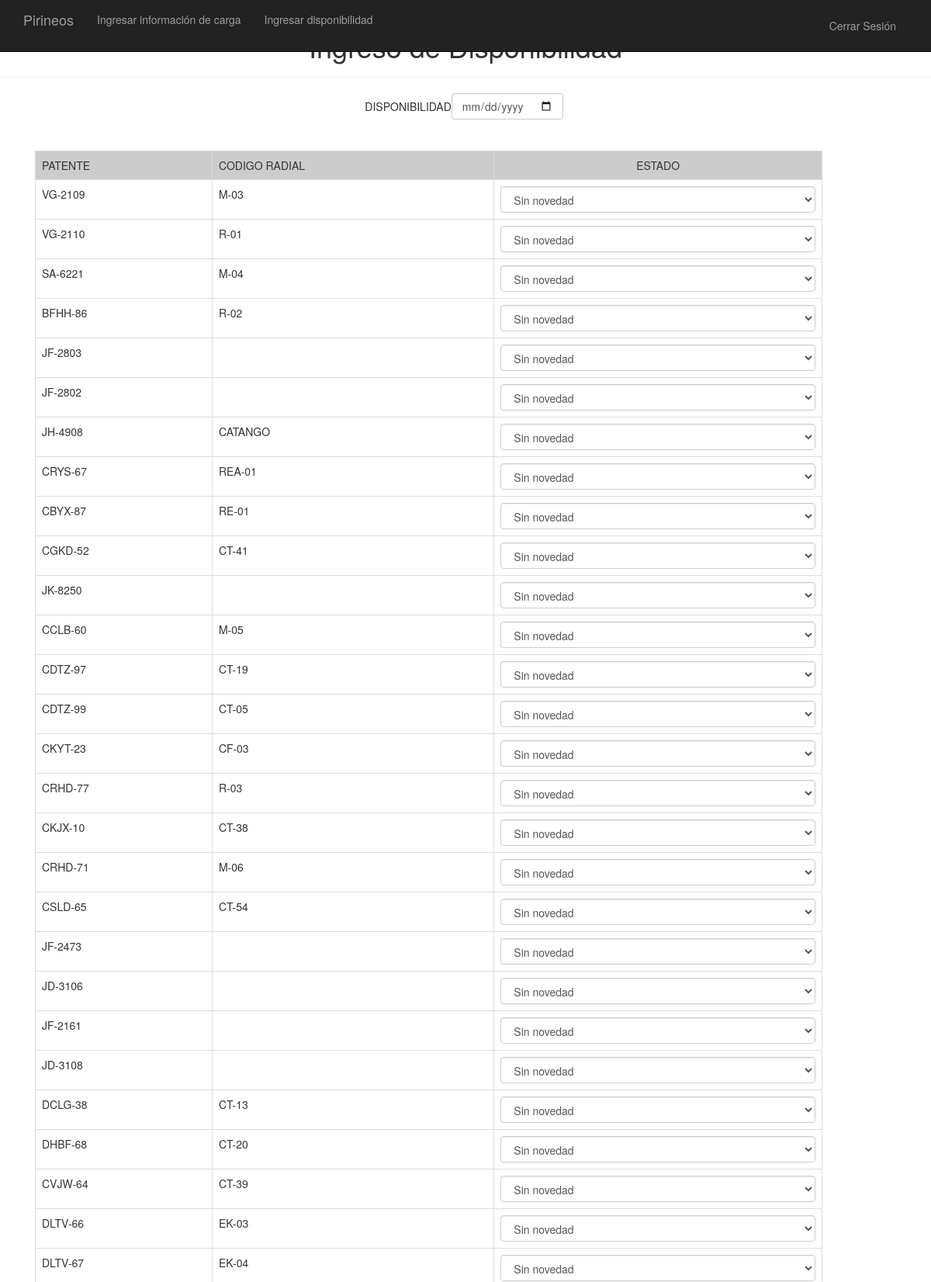
/ingresar_disponibilidad (signed in, upper part), run on the app's committed database.
### tables this page shows
CREATE TABLE 'equipos' (
  `Id` integer  auto_increment,
  `patente` varchar(50) ,
  `cod_radial` varchar(50)  ,
  `propietario` integer,
  `tipo_equipo` varchar(100) ,
  `marca` varchar(50) ,
  `modelo` varchar(50) ,
  `anio` integer ,
  `volumen` integer ,
  `valor_hora` double ,
  `miselaneo` varchar(50) ,
  `estado` integer ,
  `cons_hora` double ,
  `rend_km` double,
  PRIMARY KEY  (`Id`)
);

### inicio.py (the view)
@app.route('/ingresar_disponibilidad',methods=['GET','POST'])
def ingresar_disponibilidad():
    if 'username' in session:
        a = 0;
    else:
        return redirect('')
    import sqlite3
    conn = sqlite3.connect('pirineosBD.sqlite')
    c = conn.cursor()
    equipos = c.execute('SELECT Id,patente,cod_radial FROM  equipos WHERE tipo_equipo in (5,8,18,13,12,10,9,7)  AND estado = 0  ')
    return render_template('form_disponibilidad_equipos.html',equipos=equipos)

### templates/form_disponibilidad_equipos.html (shortened to what this page needs)
<!doctype html>
<html>
<head>
	<link href="http://getbootstrap.com/dist/css/bootstrap.min.css" rel="stylesheet">
    <link href="http://getbootstrap.com/examples/starter-template/starter-template.css" rel="stylesheet">
</head>
<body>
	<nav class="navbar navbar-inverse navbar-fixed-top">
      <div class="container">
        <div class="navbar-header">
         <a href="/index"class="navbar-brand">Pirineos</a>
        </div>
        <div id="navbar" class="collapse navbar-collapse">
          <ul class="nav navbar-nav">
            <li> <a href="/ingresar_carga">Ingresar información de carga</a></li>
            <li><a href="/ingresar_disponibilidad">Ingresar disponibilidad</a></li>
          </ul>
			<form class="navbar-form navbar-right">
				<ul class="nav navbar-nav">
				<li><a href="/salir">Cerrar Sesión</a></li>
			  </ul>
			</form>
        </div>
      </div>
	</nav>
<div class="page-header">
<h1><center>Ingreso de Disponibilidad</center></h1>
</div>
  <center><table id="tablaRequisitos">
	<tr>
		<td class="letra4">DISPONIBILIDAD</td>
		<td>
			<input type="date" name="x_fecha1" id="x_fecha1" class="form-control" >
		</td>
		<td>&nbsp;</td>
	</tr>
	<tr>
		<td class="titulo1">&nbsp;</td>
	</tr>
</table>
<form id="form_nuevo_disp" name="form_nuevo_disp" method="post" >
	<div class="container">
	<div class="col-md-11">
	<table id="tablaRegistros" BORDER="1" class="table table-bordered">
		<tr>
		   <td bgcolor="#CCCCCC">PATENTE</td>
		   <td bgcolor="#CCCCCC">CODIGO RADIAL</td>
		   <td align="center" bgcolor="#CCCCCC">ESTADO</td>
		</tr>
	{% for equipo in equipos %}
	<tr>
		  <td>{{ '%s' % equipo[1] }}</td>
		  <td>{{ '%s' % equipo[2] }}</td>
		  <td><select name="{{ '%s' % equipo[2] }}" class="form-control" id="{{ '%s' % equipo[2] }}" value="0">
			<option value="1">Sin novedad</option>
		  </select></td>
	</tr>
	{% endfor %}
	</table>
	</div>
		</div>
	<br>
</form>
<br>
<br>
</body>
</html>

### data on the page
equipos: patente "VG-2109", cod_radial "M-03", cod_radial "Sin novedad"
equipos: patente "VG-2110", cod_radial "R-01", cod_radial "Sin novedad"
equipos: patente "SA-6221", cod_radial "M-04", cod_radial "Sin novedad"
equipos: patente "BFHH-86", cod_radial "R-02", cod_radial "Sin novedad"
equipos: patente "JF-2803", cod_radial "Sin novedad"
equipos: patente "JF-2802", cod_radial "Sin novedad"
equipos: patente "JH-4908", cod_radial "CATANGO", cod_radial "Sin novedad"
equipos: patente "CRYS-67", cod_radial "REA-01", cod_radial "Sin novedad"
equipos: patente "CBYX-87", cod_radial "RE-01", cod_radial "Sin novedad"
equipos: patente "CGKD-52", cod_radial "CT-41", cod_radial "Sin novedad"
equipos: patente "JK-8250", cod_radial "Sin novedad"
equipos: patente "CCLB-60", cod_radial "M-05", cod_radial "Sin novedad"
equipos: patente "CDTZ-97", cod_radial "CT-19", cod_radial "Sin novedad"
equipos: patente "CDTZ-99", cod_radial "CT-05", cod_radial "Sin novedad"
equipos: patente "CKYT-23", cod_radial "CF-03", cod_radial "Sin novedad"
equipos: patente "CRHD-77", cod_radial "R-03", cod_radial "Sin novedad"
equipos: patente "CKJX-10", cod_radial "CT-38", cod_radial "Sin novedad"
equipos: patente "CRHD-71", cod_radial "M-06", cod_radial "Sin novedad"
equipos: patente "CSLD-65", cod_radial "CT-54", cod_radial "Sin novedad"
equipos: patente "JF-2473", cod_radial "Sin novedad"
equipos: patente "JD-3106", cod_radial "Sin novedad"
equipos: patente "JF-2161", cod_radial "Sin novedad"
equipos: patente "JD-3108", cod_radial "Sin novedad"
equipos: patente "DCLG-38", cod_radial "CT-13", cod_radial "Sin novedad"
equipos: patente "DHBF-68", cod_radial "CT-20", cod_radial "Sin novedad"
equipos: patente "CVJW-64", cod_radial "CT-39", cod_radial "Sin novedad"
equipos: patente "DLTV-66", cod_radial "EK-03", cod_radial "Sin novedad"
equipos: patente "DLTV-67", cod_radial "EK-04", cod_radial "Sin novedad"
